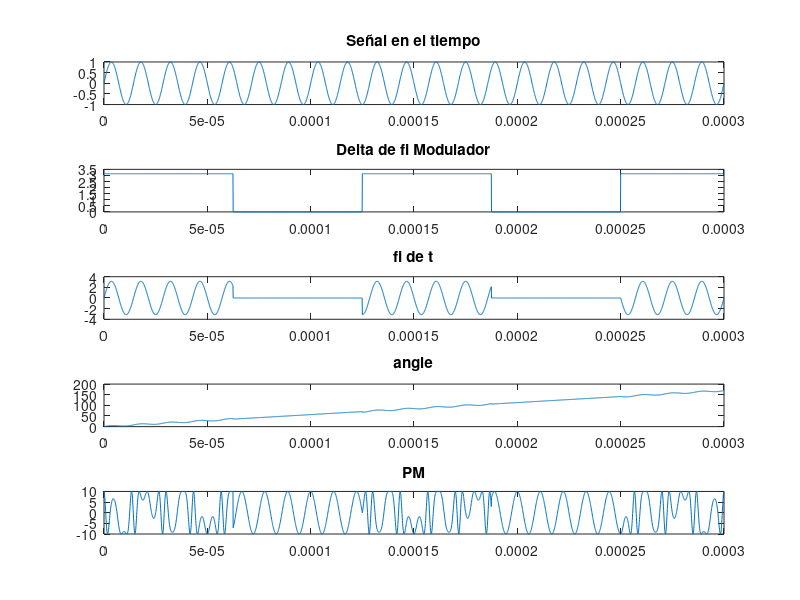

Recreate this plot in MATLAB.

%modulador PM
Vp=10;
V_fi=pi();
Fm=70000;
Fp=90000;
F_fi=8000;
Wm=2*3.1416*Fm;
Wp=2*3.1416*Fp;
W_fi=2*pi()*F_fi;
t=0:1e-7:3e-4;
Vm_t=sin(Wm*t);
%%Vp_t=Vp*cos(Wp*t);
Delta_fi=V_fi*((square(W_fi*t)+1)/2);
Fi_t=Vm_t.*Delta_fi;
Angulo=Wp*t+Fi_t;
V_t=Vp*cos(Angulo);
 
figure(1)
subplot (5,1,1), plot (t,Vm_t),title('Señal en el tiempo')
subplot (5,1,2), plot (t,Delta_fi),title('Delta de fi Modulador')
subplot (5,1,3), plot (t,Fi_t),title('fi de t')
subplot (5,1,4), plot (t,Angulo),title('angle')
subplot (5,1,5), plot (t,V_t),title('PM')

